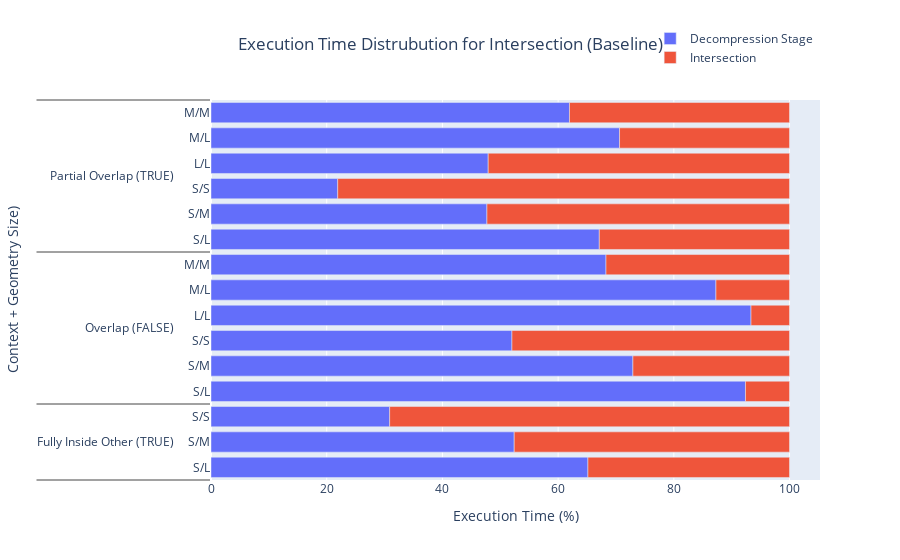
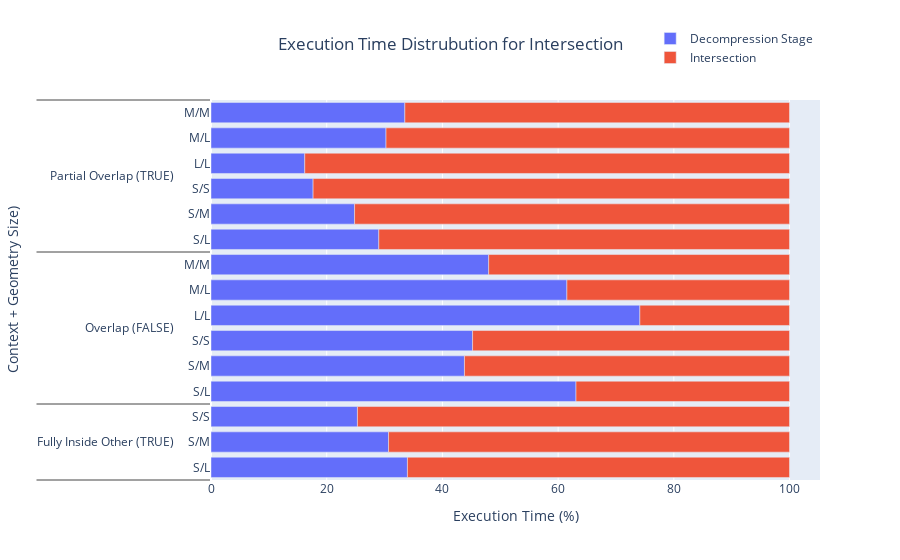
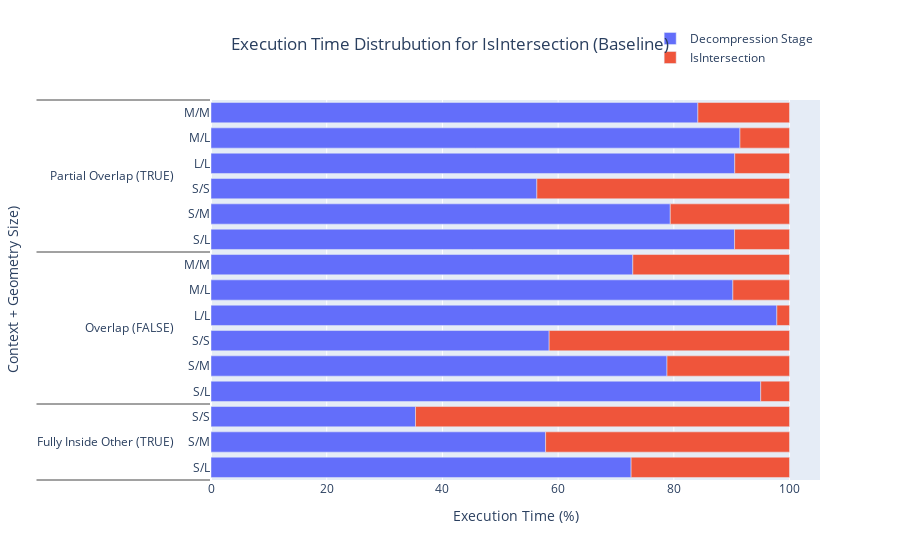
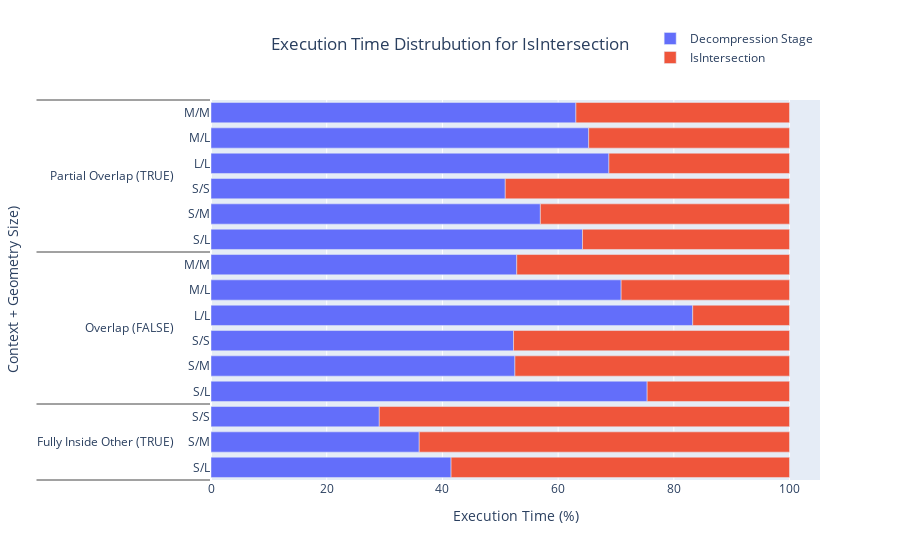

The code cell stored with these charts, in order, in its notebook:
### Markdown cell above
#### Partial Decompression Fraction of Execution

### Code cell
plot_partial_decomp_frac(partial_frac_df, is_predicate=False, is_baseline=True)
plot_partial_decomp_frac(partial_frac_df, is_predicate=False, is_baseline=False)
plot_partial_decomp_frac(partial_frac_df, is_predicate=True, is_baseline=True)
plot_partial_decomp_frac(partial_frac_df, is_predicate=True, is_baseline=False)

### Figure 1 — Plotly figure (JSON) as saved in the notebook; plotly's stock layout.template omitted (floating-point values rounded to 4 significant figures)
{"data": [{"name": "Decompression Stage", "orientation": "h", "type": "bar", "x": [65.15, 52.41, 30.88, 93.34, 87.28, 68.27, 92.38, 72.93, 52.02, 47.92, 70.61, 61.96, 67.12, 47.69, 21.9], "y": [["Fully Inside Other (TRUE)", "Fully Inside Other (TRUE)", "Fully Inside Other (TRUE)", "Overlap (FALSE)", "Overlap (FALSE)", "Overlap (FALSE)", "Overlap (FALSE)", "Overlap (FALSE)", "Overlap (FALSE)", "Partial Overlap (TRUE)", "Partial Overlap (TRUE)", "Partial Overlap (TRUE)", "Partial Overlap (TRUE)", "Partial Overlap (TRUE)", "Partial Overlap (TRUE)"], ["S/L", "S/M", "S/S", "L/L", "M/L", "M/M", "S/L", "S/M", "S/S", "L/L", "M/L", "M/M", "S/L", "S/M", "S/S"]]}, {"name": "Intersection", "orientation": "h", "type": "bar", "x": [34.85, 47.59, 69.12, 6.66, 12.72, 31.73, 7.619, 27.07, 47.98, 52.08, 29.39, 38.04, 32.88, 52.31, 78.1], "y": [["Fully Inside Other (TRUE)", "Fully Inside Other (TRUE)", "Fully Inside Other (TRUE)", "Overlap (FALSE)", "Overlap (FALSE)", "Overlap (FALSE)", "Overlap (FALSE)", "Overlap (FALSE)", "Overlap (FALSE)", "Partial Overlap (TRUE)", "Partial Overlap (TRUE)", "Partial Overlap (TRUE)", "Partial Overlap (TRUE)", "Partial Overlap (TRUE)", "Partial Overlap (TRUE)"], ["S/L", "S/M", "S/S", "L/L", "M/L", "M/M", "S/L", "S/M", "S/S", "L/L", "M/L", "M/M", "S/L", "S/M", "S/S"]]}], "layout": {"barmode": "relative", "legend": {"x": 0.997, "xanchor": "right", "y": 1.2, "yanchor": "top"}, "title": {"text": "Execution Time Distrubution for Intersection (Baseline)", "x": 0.5}, "xaxis": {"title": {"text": "Execution Time (%)"}}, "yaxis": {"title": {"text": "Context + Geometry Size)"}}}}

### Figure 2 — Plotly figure (JSON) as saved in the notebook; plotly's stock layout.template omitted (floating-point values rounded to 4 significant figures)
{"data": [{"name": "Decompression Stage", "orientation": "h", "type": "bar", "x": [33.95, 30.69, 25.31, 74.13, 61.52, 48.0, 63.09, 43.81, 45.21, 16.21, 30.25, 33.51, 29.01, 24.82, 17.65], "y": [["Fully Inside Other (TRUE)", "Fully Inside Other (TRUE)", "Fully Inside Other (TRUE)", "Overlap (FALSE)", "Overlap (FALSE)", "Overlap (FALSE)", "Overlap (FALSE)", "Overlap (FALSE)", "Overlap (FALSE)", "Partial Overlap (TRUE)", "Partial Overlap (TRUE)", "Partial Overlap (TRUE)", "Partial Overlap (TRUE)", "Partial Overlap (TRUE)", "Partial Overlap (TRUE)"], ["S/L", "S/M", "S/S", "L/L", "M/L", "M/M", "S/L", "S/M", "S/S", "L/L", "M/L", "M/M", "S/L", "S/M", "S/S"]]}, {"name": "Intersection", "orientation": "h", "type": "bar", "x": [66.05, 69.31, 74.69, 25.87, 38.48, 52.0, 36.91, 56.19, 54.79, 83.79, 69.75, 66.49, 70.99, 75.18, 82.35], "y": [["Fully Inside Other (TRUE)", "Fully Inside Other (TRUE)", "Fully Inside Other (TRUE)", "Overlap (FALSE)", "Overlap (FALSE)", "Overlap (FALSE)", "Overlap (FALSE)", "Overlap (FALSE)", "Overlap (FALSE)", "Partial Overlap (TRUE)", "Partial Overlap (TRUE)", "Partial Overlap (TRUE)", "Partial Overlap (TRUE)", "Partial Overlap (TRUE)", "Partial Overlap (TRUE)"], ["S/L", "S/M", "S/S", "L/L", "M/L", "M/M", "S/L", "S/M", "S/S", "L/L", "M/L", "M/M", "S/L", "S/M", "S/S"]]}], "layout": {"barmode": "relative", "legend": {"x": 0.997, "xanchor": "right", "y": 1.2, "yanchor": "top"}, "title": {"text": "Execution Time Distrubution for Intersection ", "x": 0.5}, "xaxis": {"title": {"text": "Execution Time (%)"}}, "yaxis": {"title": {"text": "Context + Geometry Size)"}}}}

### Figure 3 — Plotly figure (JSON) as saved in the notebook; plotly's stock layout.template omitted (floating-point values rounded to 4 significant figures)
{"data": [{"name": "Decompression Stage", "orientation": "h", "type": "bar", "x": [72.62, 57.84, 35.34, 97.81, 90.2, 72.91, 95.02, 78.82, 58.45, 90.53, 91.43, 84.16, 90.5, 79.38, 56.33], "y": [["Fully Inside Other (TRUE)", "Fully Inside Other (TRUE)", "Fully Inside Other (TRUE)", "Overlap (FALSE)", "Overlap (FALSE)", "Overlap (FALSE)", "Overlap (FALSE)", "Overlap (FALSE)", "Overlap (FALSE)", "Partial Overlap (TRUE)", "Partial Overlap (TRUE)", "Partial Overlap (TRUE)", "Partial Overlap (TRUE)", "Partial Overlap (TRUE)", "Partial Overlap (TRUE)"], ["S/L", "S/M", "S/S", "L/L", "M/L", "M/M", "S/L", "S/M", "S/S", "L/L", "M/L", "M/M", "S/L", "S/M", "S/S"]]}, {"name": "IsIntersection", "orientation": "h", "type": "bar", "x": [27.38, 42.16, 64.66, 2.192, 9.797, 27.09, 4.983, 21.18, 41.55, 9.474, 8.568, 15.84, 9.501, 20.62, 43.67], "y": [["Fully Inside Other (TRUE)", "Fully Inside Other (TRUE)", "Fully Inside Other (TRUE)", "Overlap (FALSE)", "Overlap (FALSE)", "Overlap (FALSE)", "Overlap (FALSE)", "Overlap (FALSE)", "Overlap (FALSE)", "Partial Overlap (TRUE)", "Partial Overlap (TRUE)", "Partial Overlap (TRUE)", "Partial Overlap (TRUE)", "Partial Overlap (TRUE)", "Partial Overlap (TRUE)"], ["S/L", "S/M", "S/S", "L/L", "M/L", "M/M", "S/L", "S/M", "S/S", "L/L", "M/L", "M/M", "S/L", "S/M", "S/S"]]}], "layout": {"barmode": "relative", "legend": {"x": 0.997, "xanchor": "right", "y": 1.2, "yanchor": "top"}, "title": {"text": "Execution Time Distrubution for IsIntersection (Baseline)", "x": 0.5}, "xaxis": {"title": {"text": "Execution Time (%)"}}, "yaxis": {"title": {"text": "Context + Geometry Size)"}}}}

### Figure 4 — Plotly figure (JSON) as saved in the notebook; plotly's stock layout.template omitted (floating-point values rounded to 4 significant figures)
{"data": [{"name": "Decompression Stage", "orientation": "h", "type": "bar", "x": [41.5, 35.99, 29.09, 83.26, 70.89, 52.85, 75.39, 52.53, 52.29, 68.78, 65.28, 63.07, 64.21, 56.93, 50.86], "y": [["Fully Inside Other (TRUE)", "Fully Inside Other (TRUE)", "Fully Inside Other (TRUE)", "Overlap (FALSE)", "Overlap (FALSE)", "Overlap (FALSE)", "Overlap (FALSE)", "Overlap (FALSE)", "Overlap (FALSE)", "Partial Overlap (TRUE)", "Partial Overlap (TRUE)", "Partial Overlap (TRUE)", "Partial Overlap (TRUE)", "Partial Overlap (TRUE)", "Partial Overlap (TRUE)"], ["S/L", "S/M", "S/S", "L/L", "M/L", "M/M", "S/L", "S/M", "S/S", "L/L", "M/L", "M/M", "S/L", "S/M", "S/S"]]}, {"name": "IsIntersection", "orientation": "h", "type": "bar", "x": [58.5, 64.01, 70.91, 16.74, 29.11, 47.15, 24.61, 47.47, 47.71, 31.22, 34.72, 36.93, 35.79, 43.07, 49.14], "y": [["Fully Inside Other (TRUE)", "Fully Inside Other (TRUE)", "Fully Inside Other (TRUE)", "Overlap (FALSE)", "Overlap (FALSE)", "Overlap (FALSE)", "Overlap (FALSE)", "Overlap (FALSE)", "Overlap (FALSE)", "Partial Overlap (TRUE)", "Partial Overlap (TRUE)", "Partial Overlap (TRUE)", "Partial Overlap (TRUE)", "Partial Overlap (TRUE)", "Partial Overlap (TRUE)"], ["S/L", "S/M", "S/S", "L/L", "M/L", "M/M", "S/L", "S/M", "S/S", "L/L", "M/L", "M/M", "S/L", "S/M", "S/S"]]}], "layout": {"barmode": "relative", "legend": {"x": 0.997, "xanchor": "right", "y": 1.2, "yanchor": "top"}, "title": {"text": "Execution Time Distrubution for IsIntersection ", "x": 0.5}, "xaxis": {"title": {"text": "Execution Time (%)"}}, "yaxis": {"title": {"text": "Context + Geometry Size)"}}}}
